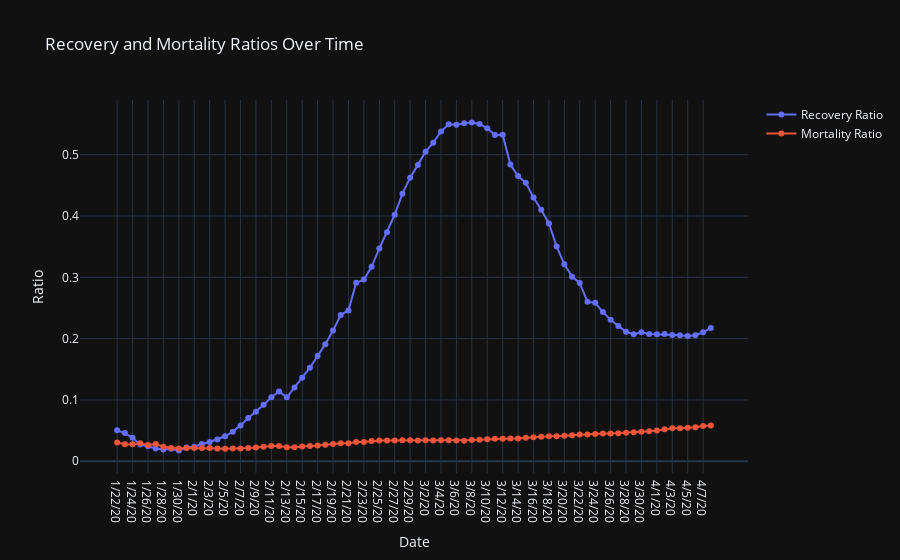

Source (notebook cell):
### Code cell
fig = go.Figure()
fig.add_trace(go.Scatter(x=covid_time['date'], y=covid_time['recovered_ratio'], mode='lines+markers', name='Recovery Ratio'))
fig.add_trace(go.Scatter(x=covid_time['date'], y=covid_time['death_ratio'], mode='lines+markers', name='Mortality Ratio'))
fig.update_layout(template = 'plotly_dark', title = 'Recovery and Mortality Ratios Over Time')
fig.update_xaxes(title = 'Date')
fig.update_yaxes(title = 'Ratio')
fig.show()
